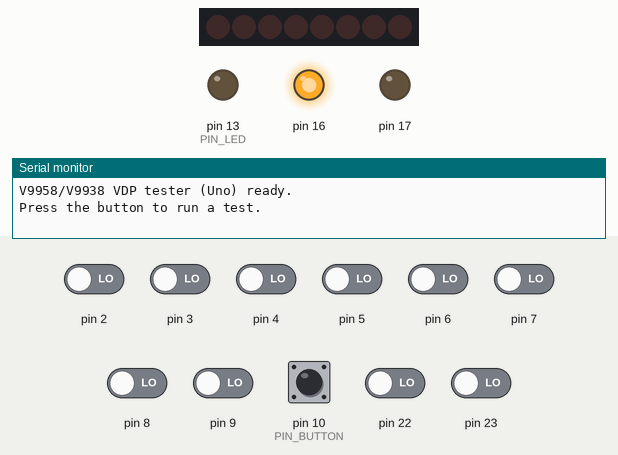
A sketch run on a simulated Arduino Uno, built with avr-gcc and run on an emulated ATmega328P. On the bench: 8 shift-register outputs drawn as a row of LEDs (first output left, lit = HIGH), output pins drawn as LEDs (lit = HIGH), the last lines printed to the serial monitor. Inputs (shaded band) come from the test bench; at power-on: pin 10 (PIN_BUTTON) HIGH, pin 2–9, pin 22, pin 23 LOW. Pins used as bus, display or sensor lines are not drawn.

Above: at 1.2 s.
1.3 s: pin 10 (PIN_BUTTON) pulled LOW for 0.15 s
At 2.7 s:
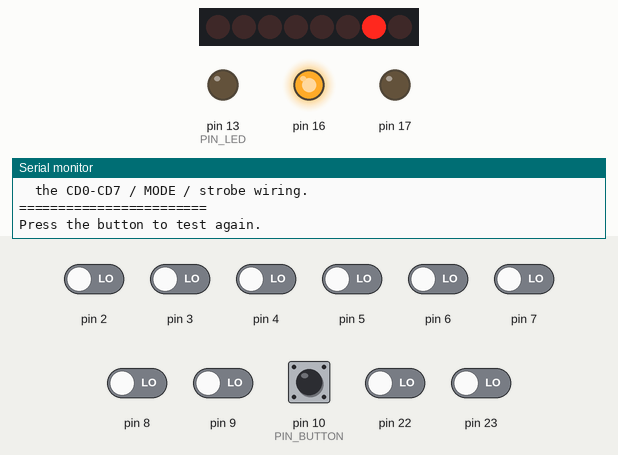
3.0 s: pin 10 (PIN_BUTTON) pulled LOW for 1 s
At 3.11 s:
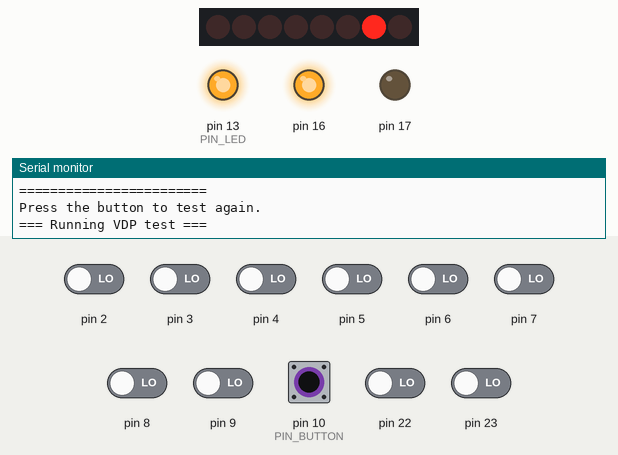
Timing chart, 0 to 6.0 s (numbered marks = the images above; inputs shaded):
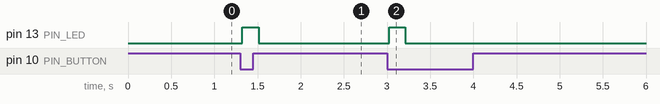

The sketch:

V9958_Tester.ino
```cpp
/* NOTE! Generated by Claude */
/* Not yet reviewed, cleaned up or even tested */
/* Brett Hallen, 3/Jul/2026 */

/*
 * ============================================================================
 *  V9958 / V9938 VDP Authenticity Tester  --  ARDUINO UNO / NANO (ATmega328P)
 *
 *  Uno and Nano share the ATmega328P, so the pin map and direct-port code are
 *  identical. NOTE: on the Nano, A6/A7 are ADC-input-only and CANNOT be used
 *  as digital I/O -- do not move any control line onto them.
 * ============================================================================
 *
 *  Reads the Yamaha VDP's built-in version ID (status register S#1, bits 1-5,
 *  the "ID#" field per datasheet section 5.2) to tell a genuine V9958 apart
 *  from a relabeled V9938 or a dead / non-responding chip.
 *
 *      ID = 0  ->  V9938
 *      ID = 1  ->  V9948   (rare Korean variant)
 *      ID = 2  ->  V9958   <-- a genuine MSX2+ chip returns this
 *      ID = 3  ->  V9968
 *      ID = 4  ->  V9978
 *
 *  Press the push button to run a test; results print to the Serial Monitor
 *  at 115200 baud.
 *
 * ----------------------------------------------------------------------------
 *  WHY THIS VERSION USES DIRECT PORT I/O (important)
 * ----------------------------------------------------------------------------
 *  Datasheet 7.3.5 gives /CSR and /CSW a MAXIMUM pulse width of 2000 ns.
 *  A normal digitalRead() of 8 pins takes ~30 us and would violate that.
 *  So the data bus and strobes are driven with direct AVR port registers,
 *  keeping every strobe pulse well under a microsecond.
 *
 *  CONSEQUENCE: the pin assignments below are NOT freely reassignable -- they
 *  are chosen so the data bus lands on specific AVR port bits. If you move a
 *  pin you must update the bit math in readDataBus()/writeDataBus().
 *
 * ----------------------------------------------------------------------------
 *  CLOCK REQUIRED  (the VDP does nothing until its XTAL input is clocked)
 * ----------------------------------------------------------------------------
 *  The Arduino cannot generate this clock. Use ONE of two mutually exclusive
 *  options; frequency must be in the 20.26 - 22.55 MHz range (datasheet 7.3.1),
 *  and 21.477 MHz (standard MSX) is ideal:
 *
 *  OPTION A - CRYSTAL (uses the VDP's on-chip oscillator; datasheet section 8
 *             reference circuit). A passive crystal cannot run on its own, so
 *             it connects ACROSS both pins and relies on the internal amp:
 *                 XTAL1 (63) --+--[ 21.477 MHz crystal ]-+-- XTAL2 (64)
 *                              |                         |
 *                             ===  C                    ===  C
 *                              |                         |
 *                             GND                       GND
 *             Use a PARALLEL crystal with a specified load cap CL (e.g. 18pF)
 *             and size each C ~= 2*(CL - Cstray), Cstray ~3-5pF: CL=18pF -> ~27pF,
 *             CL=20pF -> ~33pF. (A series-resonant crystal will run slightly high
 *             but still works here.) The fuller V9938 data book appendix "Clock
 *             oscillation internal circuitry" gives Yamaha's recommended network.
 *
 *  OPTION B - ACTIVE OSCILLATOR MODULE (self-powered "can"; replaces the
 *             on-chip oscillator, so there is NO crystal and NO load caps):
 *                 module output -> XTAL1 (63),   XTAL2 (64) -> open
 *             Robust on a breadboard. The datasheet is terse on the external-
 *             clock path (7.3.1 lists both XTAL1 and XTAL2), so if the liveness
 *             check reports NO RESPONSE, try driving XTAL2 instead, or use A.
 *
 * ----------------------------------------------------------------------------
 *  WIRING  (VDP pin numbers from the V9958 Technical Data Book)
 * ----------------------------------------------------------------------------
 *    CD0(40)->D2  CD1(39)->D3  CD2(38)->D4  CD3(37)->D5
 *    CD4(36)->D6  CD5(35)->D7  CD6(34)->D8  CD7(32)->D9
 *        (CD0..CD5 = PORTD bits 2..7,  CD6..CD7 = PORTB bits 0..1)
 *    /CSR(31)->A0   /CSW(30)->A1   MODE0(29)->A2   MODE1(28)->A3
 *        (order matches V9958 pins 31..28 so traces run straight, no vias)
 *    /RESET(9)->A4                       (strobes/mode/reset = PORTC 0..4)
 *    Button -> D10 to GND (internal pull-up)     LED -> D13 (onboard)
 *    7-seg via 74HC595 (pin names shown NXP / TI). Nano -> 595:
 *        D11 -> pin14  DS/SER    (serial data)
 *        D12 -> pin11  SHCP/SRCLK (shift clock)
 *        A5  -> pin12  STCP/RCLK  (latch)
 *    595 static pins: pin16 VCC->+5V   pin8 GND->GND
 *        pin13 /OE->GND (outputs enabled)   pin10 /MR->+5V (no reset)
 *        pin9 Q7S/QH' (serial-out) -> open (only used to chain a 2nd digit)
 *    595 outputs -> COMMON-CATHODE segments, each via ~470R resistor
 *    (HDSP-7803 green: ~5 mA/seg, ~30 mA worst case through the 595)
 *    (NOTE: Q0 is pin 15, NOT next to Q1..Q7 which are pins 1..7):
 *        pin15 Q0->a  pin1 Q1->b  pin2 Q2->c  pin3 Q3->d
 *        pin4  Q4->e  pin5 Q5->f  pin6 Q6->g  pin7 Q7->DP
 *        digit common cathodes -> GND. 100nF across 595 VCC/GND.
 *    Display: 0-4 = VDP ID, DP lit = genuine V9958, '-' = no response,
 *        'E' = error (unstable or unrecognized ID).
 *    XTAL1(63) / XTAL2(64) -> clock: see CLOCK REQUIRED above (crystal across
 *        both pins, OR an oscillator module into XTAL1 with XTAL2 open)
 *    VDD(58)+VDD/DAC(21) -> +5V     GND(1)+GND/DAC(20) -> GND
 *    /INT(25), /WAIT(26), all VRAM/RGB/sync/color-bus pins -> open
 *
 *  Power the VDP from a bench 5V supply (up to 230 mA, datasheet 7.3.2),
 *  common ground with the Uno. VRAM is not required for an ID read.
 *
 *  Port select truth table (MODE1,MODE0):
 *    00 = VRAM   01 = status read / register write (used here)
 *    10 = palette   11 = register pointer / indirect
 * ============================================================================
 */

#include <avr/io.h>

// -------- PORTC bit positions for control lines (A0..A4) --------
// Order chosen to match the V9958 pin sequence (31,30,29,28) so the PCB
// traces run straight with no crossings/vias.
#define BIT_CSR    0   // A0  -> /CSR   (read strobe,  active LOW)
#define BIT_CSW    1   // A1  -> /CSW   (write strobe, active LOW)
#define BIT_MODE0  2   // A2  -> MODE0  (port-select bit 0)
#define BIT_MODE1  3   // A3  -> MODE1  (port-select bit 1)
#define BIT_RESET  4   // A4  -> /RESET (active LOW)

#define PIN_BUTTON 10  // PB2, INPUT_PULLUP
#define PIN_LED    13  // PB5, onboard LED

// -------- 7-segment display via one 74HC595 (3 pins) --------
// Common-cathode single digit. 595 Qn -> segment via resistor; commons -> GND.
//   Q0->a  Q1->b  Q2->c  Q3->d  Q4->e  Q5->f  Q6->g  Q7->decimal point
#define SEG_DATA  11   // D11 -> 595 DS   (pin 14)
#define SEG_CLK   12   // D12 -> 595 SHCP (pin 11, shift clock)
#define SEG_LATCH A5   // A5  -> 595 STCP (pin 12, latch)

// Segment bitmaps (bit0=a .. bit6=g, bit7=DP). Segment lit = bit set.
const uint8_t SEG_DIGIT[5] = { 0x3F, 0x06, 0x5B, 0x4F, 0x66 }; // '0'..'4'
const uint8_t SEG_DASH  = 0x40;  // '-'  : no response
const uint8_t SEG_E     = 0x79;  // 'E'  : error (unstable / unrecognized ID)
const uint8_t SEG_DP    = 0x80;  // decimal point : genuine-V9958 flag
const uint8_t SEG_BLANK = 0x00;

const uint8_t PORT_CMD = 1;   // VDP status-read / register-write port

// -------- Inter-access spacing (datasheet 7.3.5) --------
// TW1W / TS1WR / TW1R minimums are 2 us; use 3 us for margin.
const uint8_t T_GAP_US = 3;

// Short spin >= data-access time (TRAC max 150 ns) and >= min strobe width
// (186 ns). Six NOPs at 16 MHz ~= 375 ns, comfortably inside the 2000 ns max.
static inline void tinyWait() {
  __asm__ __volatile__("nop\n nop\n nop\n nop\n nop\n nop\n");
}

// ============================================================
//  Data bus  (CD0..CD5 = PORTD[2..7], CD6..CD7 = PORTB[0..1])
// ============================================================

static inline void dataBusOutput() {
  DDRD |= 0xFC;                    // PD2..PD7 outputs (preserve PD0/PD1 serial)
  DDRB |= 0x03;                    // PB0..PB1 outputs
}

static inline void dataBusInput() {
  DDRD &= 0x03;                    // PD2..PD7 inputs
  DDRB &= 0xFC;                    // PB0..PB1 inputs
  PORTD &= 0x03;                   // no pull-ups on the bus (true hi-Z)
  PORTB &= 0xFC;                   // clears only PB0/PB1 (keeps button/LED)
}

static inline void writeDataBus(uint8_t v) {
  PORTD = (PORTD & 0x03) | ((v << 2) & 0xFC);   // CD0..CD5
  PORTB = (PORTB & 0xFC) | ((v >> 6) & 0x03);   // CD6..CD7
}

static inline uint8_t readDataBus() {
  return (uint8_t)((PIND >> 2) | (PINB << 6));  // reassemble CD0..CD7
}

// ============================================================
//  Control lines
// ============================================================

static inline void selectPort(uint8_t p) {
  // MODE0 = PC2 (port bit 0), MODE1 = PC3 (port bit 1); preserve CSR/CSW/RESET.
  PORTC = (PORTC & ~0x0C) | ((p & 0x03) << 2);
}

// Write one byte to a VDP port. Data is latched on the /CSW rising edge.
void vdpWrite(uint8_t port, uint8_t v) {
  selectPort(port);
  dataBusOutput();
  writeDataBus(v);
  tinyWait();                      // address/data setup (TASW/TDSW 30 ns)
  PORTC &= ~_BV(BIT_CSW);          // /CSW low
  tinyWait();                      // /CSW pulse (>=186 ns, <=2000 ns)
  PORTC |=  _BV(BIT_CSW);          // /CSW high -> latch
  tinyWait();                      // data/address hold (TDHW/TAHW)
  dataBusInput();                  // release bus
}

// Read one byte from a VDP port. Bus is valid while /CSR is low.
uint8_t vdpRead(uint8_t port) {
  selectPort(port);
  dataBusInput();
  PORTC &= ~_BV(BIT_CSR);          // /CSR low
  tinyWait();                      // wait data-access time (TRAC max 150 ns)
  uint8_t v = readDataBus();       // single fast port read
  PORTC |=  _BV(BIT_CSR);          // /CSR high  (total low time < 2000 ns)
  return v;
}

// ============================================================
//  VDP operations
// ============================================================

// Point the status-register pointer (R#15) at register n via the
// two-byte control write: [data] then [0x80 | regNumber].
void selectStatusRegister(uint8_t n) {
  vdpWrite(PORT_CMD, n);
  delayMicroseconds(T_GAP_US);     // TW1W: /CSW high >= 2 us between bytes
  vdpWrite(PORT_CMD, 0x80 | 15);
  delayMicroseconds(T_GAP_US);     // TS1WR: >= 2 us before a read
}

uint8_t readStatusRegister(uint8_t n) {
  selectStatusRegister(n);
  return vdpRead(PORT_CMD);
}

void resetVDP() {
  PORTC &= ~_BV(BIT_RESET);        // /RESET low
  delay(15);                       // datasheet 7.3.1: >= 10 ms
  PORTC |=  _BV(BIT_RESET);        // /RESET high
  delay(10);                       // let the chip initialize
  vdpRead(PORT_CMD);               // dummy read: force byte-pair latch known
  delayMicroseconds(T_GAP_US);
}

// Confirm the chip is alive and clocked by watching S#2's retrace flags
// (VR = bit6, HR = bit5) toggle. A dead/floating bus never toggles them,
// so an all-zeros read cannot masquerade as a genuine V9938 (ID 0).
bool vdpIsAlive() {
  selectStatusRegister(2);         // point at S#2 (stays put across reads)
  uint8_t orAll = 0x00, andAll = 0xFF;
  unsigned long start = millis();
  while (millis() - start < 150) {
    uint8_t s2 = vdpRead(PORT_CMD);
    orAll  |= s2;
    andAll &= s2;
    delayMicroseconds(T_GAP_US);   // TW1R: /CSR high >= 2 us between reads
  }
  uint8_t toggled = orAll & (uint8_t)~andAll;
  return (toggled & 0b01100000) != 0;
}

// Read S#1 several times and confirm the ID field is stable. A flaky or
// floating bus gives an inconsistent ID and is reported as inconclusive.
bool readVdpId(uint8_t &idOut, uint8_t &s1Out) {
  uint8_t id = 0;
  bool stable = true;
  for (uint8_t i = 0; i < 8; i++) {
    uint8_t s1 = readStatusRegister(1);
    uint8_t thisId = (s1 >> 1) & 0x1F;
    if (i == 0) { id = thisId; s1Out = s1; }
    else if (thisId != id) { stable = false; }
    delayMicroseconds(T_GAP_US);
  }
  idOut = id;
  return stable;
}

// ============================================================
//  Test + reporting
// ============================================================

// Latch an 8-bit segment pattern into the 74HC595 (display update is not
// timing-critical, so plain shiftOut is fine here).
void showSegments(uint8_t pattern) {
  digitalWrite(SEG_LATCH, LOW);
  shiftOut(SEG_DATA, SEG_CLK, MSBFIRST, pattern);
  digitalWrite(SEG_LATCH, HIGH);
}

void runTest() {
  digitalWrite(PIN_LED, HIGH);
  Serial.println();
  Serial.println(F("=== Running VDP test ==="));

  resetVDP();

  if (!vdpIsAlive()) {
    showSegments(SEG_DASH);
    Serial.println(F("RESULT: NO RESPONSE - chip not detected."));
    Serial.println(F("  Check +5V (VDD pin 58 and VDD/DAC pin 21), the"));
    Serial.println(F("  21.477MHz clock on XTAL1 (try XTAL2), /RESET, and"));
    Serial.println(F("  the CD0-CD7 / MODE / strobe wiring."));
    Serial.println(F("========================"));
    digitalWrite(PIN_LED, LOW);
    return;
  }

  uint8_t id = 0, s1 = 0;
  bool stable = readVdpId(id, s1);

  Serial.print(F("S#1 raw   : 0x"));
  if (s1 < 0x10) Serial.print('0');
  Serial.println(s1, HEX);
  Serial.print(F("VDP ID    : "));
  Serial.println(id);

  if (!stable) {
    showSegments(SEG_E);
    Serial.println(F("RESULT    : INCONCLUSIVE - ID unstable across reads."));
    Serial.println(F("  Chip responds but the reading is not consistent."));
    Serial.println(F("  Suspect a wiring/contact fault or a marginal bus."));
    Serial.println(F("========================"));
    digitalWrite(PIN_LED, LOW);
    return;
  }

  Serial.print(F("RESULT    : "));
  switch (id) {
    case 0:
      showSegments(SEG_DIGIT[0]);
      Serial.println(F("V9938 (ID 0) - NOT a V9958."));
      Serial.println(F("  If sold as a V9958 it is almost certainly a"));
      Serial.println(F("  relabeled V9938."));
      break;
    case 1:
      showSegments(SEG_DIGIT[1]);
      Serial.println(F("V9948 (ID 1) - rare Korean variant, NOT a V9958."));
      break;
    case 2:
      showSegments(SEG_DIGIT[2] | SEG_DP);      // '2.'  genuine V9958
      Serial.println(F("GENUINE V9958 (ID 2). Behaves as a real V9958."));
      break;
    case 3:
      showSegments(SEG_DIGIT[3]);
      Serial.println(F("V9968 (ID 3) - NOT a classic V9958."));
      break;
    case 4:
      showSegments(SEG_DIGIT[4]);
      Serial.println(F("V9978 (ID 4) - NOT a classic V9958."));
      break;
    default:
      showSegments(SEG_E);
      Serial.print(F("UNKNOWN ID ("));
      Serial.print(id);
      Serial.println(F(") - alive but ID not recognized; possibly fake."));
      break;
  }
  Serial.println(F("========================"));
  digitalWrite(PIN_LED, LOW);
}

// ============================================================
//  Setup / loop
// ============================================================

void setup() {
  Serial.begin(115200);

  // Control lines (A0..A4) as outputs; idle levels:
  //   /CSR, /CSW, /RESET high (inactive), MODE = port 1 (MODE0=1, MODE1=0).
  DDRC |= 0x1F;
  PORTC = (PORTC & 0xE0)
        |  _BV(BIT_MODE0)                     // MODE0 = 1, MODE1 = 0 -> port 1
        |  _BV(BIT_CSR) | _BV(BIT_CSW) | _BV(BIT_RESET);

  dataBusInput();                             // bus released until we drive it

  pinMode(PIN_BUTTON, INPUT_PULLUP);          // D10 to GND
  pinMode(PIN_LED, OUTPUT);
  digitalWrite(PIN_LED, LOW);

  pinMode(SEG_DATA, OUTPUT);
  pinMode(SEG_CLK, OUTPUT);
  pinMode(SEG_LATCH, OUTPUT);
  showSegments(SEG_BLANK);                     // blank until first test

  Serial.println(F("V9958/V9938 VDP tester (Uno) ready."));
  Serial.println(F("Press the button to run a test."));
}

void loop() {
  if (digitalRead(PIN_BUTTON) == LOW) {       // active-low button
    delay(25);                                // debounce
    if (digitalRead(PIN_BUTTON) == LOW) {
      runTest();
      while (digitalRead(PIN_BUTTON) == LOW) { /* wait for release */ }
      delay(25);
      Serial.println(F("Press the button to test again."));
    }
  }
}
```

Measured:
- after the input at 1.3 s, pin 13 (PIN_LED): LOW → HIGH at once, → LOW 0.19 s later
- after the input at 3.0 s, pin 13 (PIN_LED): LOW → HIGH at once, → LOW 0.19 s later
